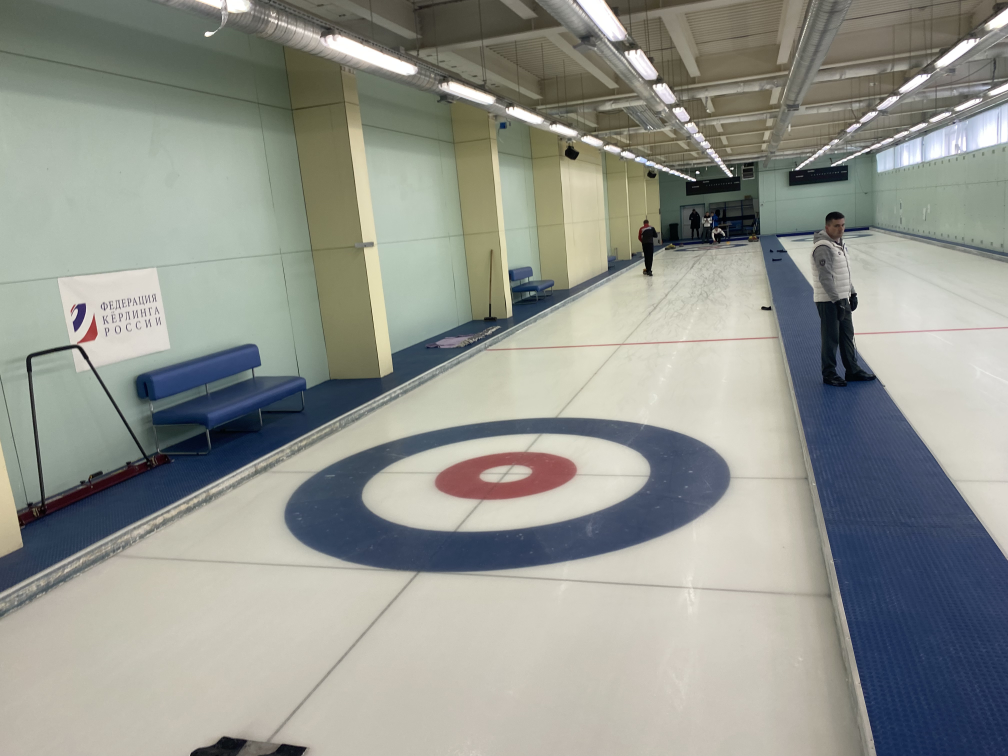
#> input picture data/Curling_keypoints_data/images/IMG_1867.jpg, 4032 x 3024 px, given in place of example_4.mp4, which was not available (shown at 1/4 size)
$ jupyter execute --allow-errors SAM2_testing.ipynb   (text cells are left out)
#> lines starting #> are read from the running program, lines starting #| are printed output that depends on the picture
[cell 1]
video_path = '/Users/glytov_ivan/Documents/Curling_project/curling_analytics/data/videos/example_4.mp4'

# Prefer the checkpoint at project root if present, else fallback to models/SAM2
base_sam2_weights_path = '/Users/glytov_ivan/Documents/Curling_project/curling_analytics/models/SAM2/weigths/sam2_b.pt'

[cell 2]
# Optional installs (uncomment if missing). Avoid running during automated scripts.
# %pip install --quiet ultralytics opencv-python numpy

import os
import cv2
import numpy as np
from ultralytics import SAM

print('OpenCV:', cv2.__version__)
print('NumPy:', np.__version__)
try:
    import ultralytics
    print('Ultralytics:', ultralytics.__version__)
except Exception as e:
    print('Ultralytics import failed:', e)

[cell 3]
def load_sam_model(weights_path: str) -> SAM:
    if not os.path.exists(weights_path):
        raise FileNotFoundError(f'Weights not found: {weights_path}')
    # ultralytics.SAM wraps SAM models; select 'sam2_b' architecture via weights name
    model = SAM(model=weights_path)
    return model

#> (the rest of this cell did not finish here and is left out)

[cell 4]
# Configuration for detection/segmentation
output_video_path = '/Users/glytov_ivan/Documents/Curling_project/outputs/output_birdseye_sam2.mp4'

# HoughCircles parameters to propose point prompts for SAM2
hough_dp = 1.2
hough_minDist = 40
hough_param1 = 120
hough_param2 = 24
hough_minRadius = 8
hough_maxRadius = 60

# Post-filtering thresholds
min_mask_area = 150
max_mask_area = 20000
min_circularity = 0.55  # 1.0 is a perfect circle

alpha_mask_overlay = 0.35  # mask transparency

os.makedirs(os.path.dirname(output_video_path), exist_ok=True)
print('Output path:', output_video_path)

[cell 5]
def propose_point_prompts_bgr(frame_bgr: np.ndarray):
    gray = cv2.cvtColor(frame_bgr, cv2.COLOR_BGR2GRAY)
    gray = cv2.GaussianBlur(gray, (5, 5), 1.2)
    circles = cv2.HoughCircles(
        gray, cv2.HOUGH_GRADIENT, dp=hough_dp, minDist=hough_minDist,
        param1=hough_param1, param2=hough_param2,
        minRadius=hough_minRadius, maxRadius=hough_maxRadius
    )
    prompts = []
    if circles is not None:
        circles = np.uint16(np.around(circles))
        for c in circles[0, :]:
            cx, cy, r = int(c[0]), int(c[1]), int(c[2])
            prompts.append((cx, cy, r))
    return prompts


# [41 lines left out: functions mask_circularity, filter_stone_masks, draw_masks_and_centers, not called in this run]

[cell 6]
# [20 lines left out: function sam2_segment_from_points, not called in this run]

[cell 7]
# Quick sanity check on one frame
cap = cv2.VideoCapture(video_path)
assert cap.isOpened(), f'Cannot open video: {video_path}'
ok, frame = cap.read()
#> frame is the input picture: shape (3024, 4032, 3); mean B, G, R 142.4, 149.3, 146.6
cap.release()
print('First frame read:', ok, 'shape:' if ok else '')
#| First frame read: True shape:

#> (the rest of this cell did not finish here and is left out)

#> in propose_point_prompts_bgr, `gray = cv2.cvtColor(frame_bgr, cv2.COLOR_BGR2GRAY)`:
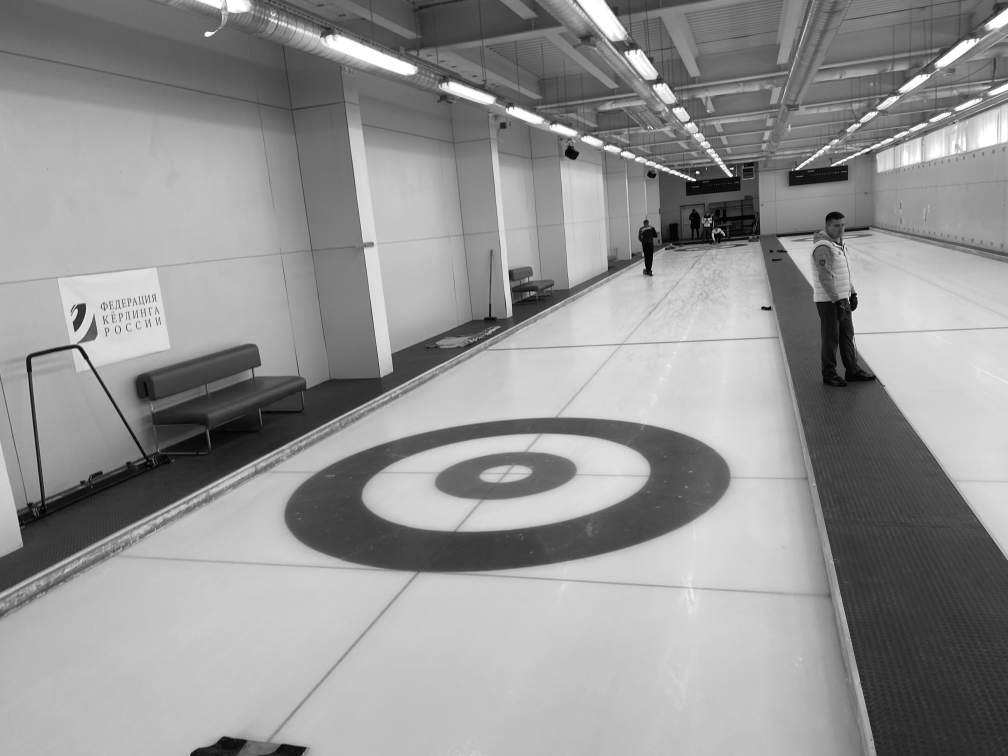
#> gray: shape (3024, 4032) (shown at 1/4 size); min 0, max 255, mean 147.7
#> in propose_point_prompts_bgr, `circles = cv2.HoughCircles( gray, cv2.HOUGH_GRADIENT, dp=hough_dp, min..`: circles = 152 rows, first 8: [3292.2, 1020.6, 41.12], [2832.6, 940.2, 59.24], [508.2, 1264.2, 57.92], [2704.2, 623.4, 59.24], [3433.8, 556.2, 59.24], [2892.6, 936.6, 45.92], [3903, 385.8, 59.24], [3540.6, 623.4, 59.24]
#> in propose_point_prompts_bgr, `circles = np.uint16(np.around(circles))`: circles = 152 rows, first 8: [3292, 1021, 41], [2833, 940, 59], [508, 1264, 58], [2704, 623, 59], [3434, 556, 59], [2893, 937, 46], [3903, 386, 59], [3541, 623, 59]
#> the loop in propose_point_prompts_bgr, `for c in circles[0, :]:` made 152 passes
#> after the loop in propose_point_prompts_bgr, `for c in circles[0, :]:`: prompts = 152 items, first 6: (3292, 1021, 41), (2833, 940, 59), (508, 1264, 58), (2704, 623, 59), (3434, 556, 59), (2893, 937, 46)
#> `pts = propose_point_prompts_bgr(frame)`: pts has the same summary as prompts in propose_point_prompts_bgr
#| Proposed 152 point prompts
    print(f'Proposed {len(pts)} point prompts')
    masks = sam2_segment_from_points(sam_model, frame, pts)
    stones = filter_stone_masks(masks)
    vis = draw_masks_and_centers(frame, stones)
    print(f'Candidate masks: {len(masks)}, stones: {len(stones)}')
    # Show with OpenCV window is not ideal in notebooks; encode to JPEG and show inline
    from IPython.display import display
    import PIL.Image as Image
    _, jpg = cv2.imencode('.jpg', vis)
    display(Image.fromarray(cv2.cvtColor(cv2.imdecode(jpg, 1), cv2.COLOR_BGR2RGB)))

[cell 8]
# Full video processing and save
cap = cv2.VideoCapture(video_path)
assert cap.isOpened(), f'Cannot open video: {video_path}'

fps = cap.get(cv2.CAP_PROP_FPS) or 25.0
width = int(cap.get(cv2.CAP_PROP_FRAME_WIDTH))
height = int(cap.get(cv2.CAP_PROP_FRAME_HEIGHT))
fourcc = cv2.VideoWriter_fourcc(*'mp4v')
writer = cv2.VideoWriter(output_video_path, fourcc, fps, (width, height))

frame_idx = 0

#> (the rest of this cell did not finish here and is left out)

#> in propose_point_prompts_bgr (call 2), `circles = cv2.HoughCircles( gray, cv2.HOUGH_GRADIENT, dp=hough_dp, min..`: circles = 152 rows, first 8: [3292.2, 1020.6, 41.12], [2832.6, 940.2, 59.24], [508.2, 1264.2, 57.92], [2704.2, 623.4, 59.24], [3433.8, 556.2, 59.24], [2892.6, 936.6, 45.92], [3903, 385.8, 59.24], [3540.6, 623.4, 59.24]
#> in propose_point_prompts_bgr (call 2), `circles = np.uint16(np.around(circles))`: circles = 152 rows, first 8: [3292, 1021, 41], [2833, 940, 59], [508, 1264, 58], [2704, 623, 59], [3434, 556, 59], [2893, 937, 46], [3903, 386, 59], [3541, 623, 59]
#> the loop in propose_point_prompts_bgr (call 2), `for c in circles[0, :]:` made 152 passes
        masks = sam2_segment_from_points(sam_model, frame, prompts)
        stones = filter_stone_masks(masks)
        vis = draw_masks_and_centers(frame, stones)
        writer.write(vis)
        frame_idx += 1
        if frame_idx % 50 == 0:
            print(f'Processed {frame_idx} frames, stones in last: {len(stones)}')
finally:
    cap.release()
    writer.release()

print('Saved:', output_video_path)


$ run again, on data/Curling_keypoints_data/images/IMG_1868.jpg
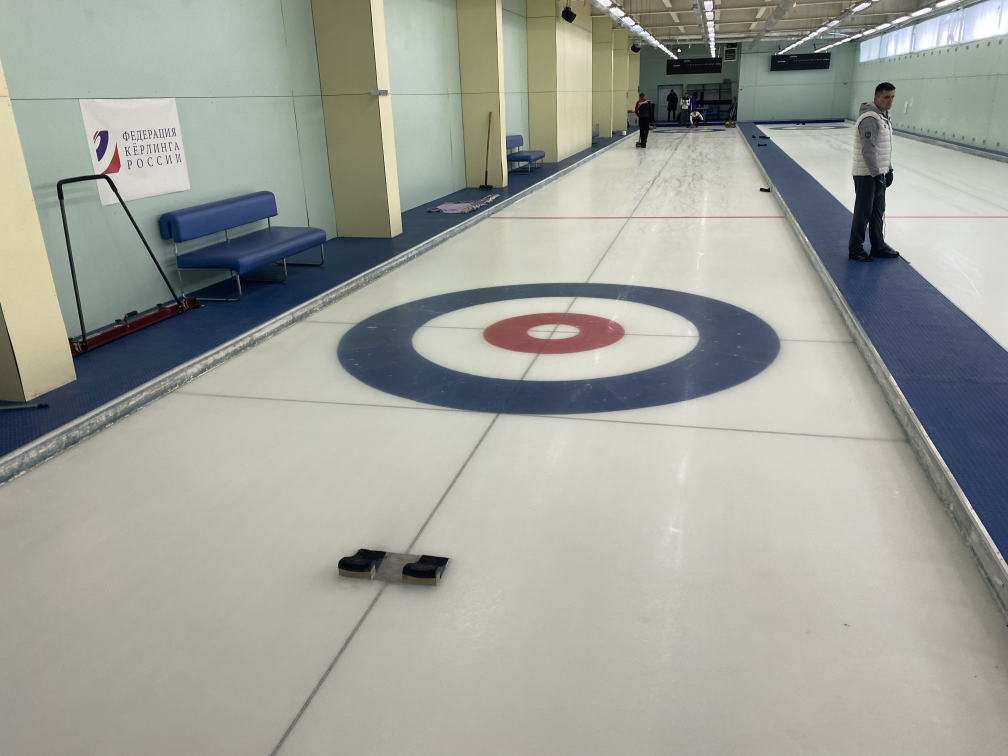
#> input picture data/Curling_keypoints_data/images/IMG_1868.jpg, 4032 x 3024 px, given in place of example_4.mp4, which was not available (shown at 1/4 size)
#> frame is the input picture: shape (3024, 4032, 3); mean B, G, R 154.3, 161.5, 159.1
#| First frame read: True shape:
#> in propose_point_prompts_bgr, `gray = cv2.cvtColor(frame_bgr, cv2.COLOR_BGR2GRAY)`:
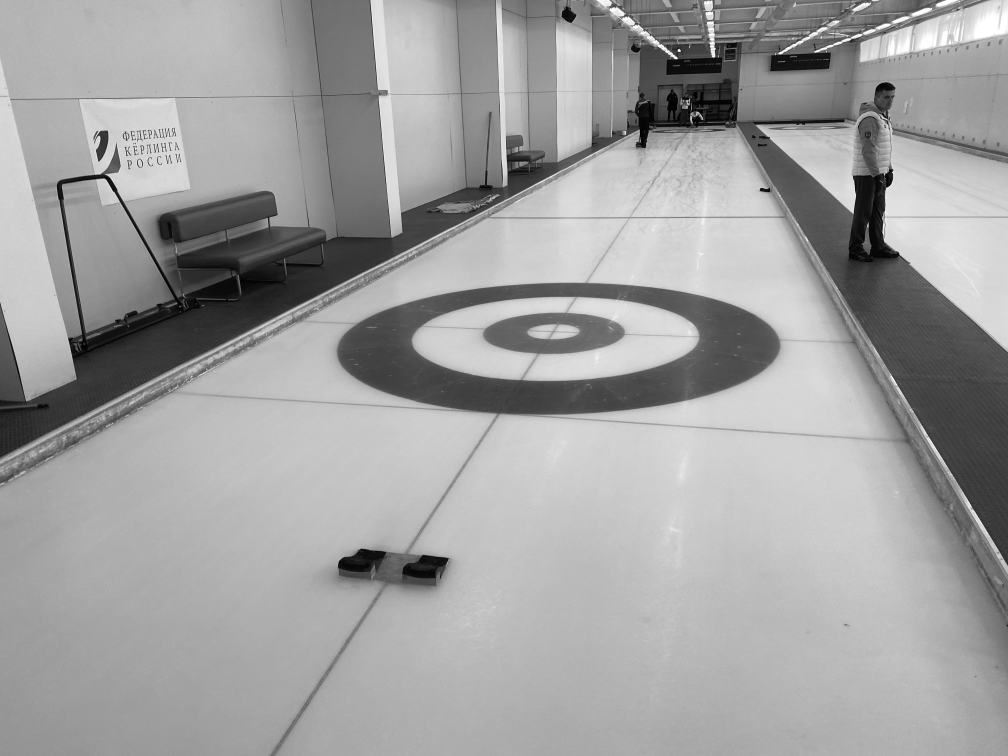
#> gray: shape (3024, 4032) (shown at 1/4 size); min 0, max 255, mean 160
#> in propose_point_prompts_bgr, `circles = cv2.HoughCircles( gray, cv2.HOUGH_GRADIENT, dp=hough_dp, min..`: circles = 189 rows, first 8: [2753.4, 472.2, 59.24], [3486.6, 520.2, 52.52], [565.8, 583.8, 59.24], [2914.2, 191.4, 52.64], [3408.6, 96.6, 57.92], [3537, 534.6, 59.24], [2712.6, 472.2, 59.24], [2501.4, 495, 57.92]
#> in propose_point_prompts_bgr, `circles = np.uint16(np.around(circles))`: circles = 189 rows, first 8: [2753, 472, 59], [3487, 520, 53], [566, 584, 59], [2914, 191, 53], [3409, 97, 58], [3537, 535, 59], [2713, 472, 59], [2501, 495, 58]
#> the loop in propose_point_prompts_bgr, `for c in circles[0, :]:` made 189 passes
#> after the loop in propose_point_prompts_bgr, `for c in circles[0, :]:`: prompts = 189 items, first 6: (2753, 472, 59), (3487, 520, 53), (566, 584, 59), (2914, 191, 53), (3409, 97, 58), (3537, 535, 59)
#> pts has the same summary as prompts in propose_point_prompts_bgr
#| Proposed 189 point prompts
#> in propose_point_prompts_bgr (call 2), `circles = cv2.HoughCircles( gray, cv2.HOUGH_GRADIENT, dp=hough_dp, min..`: circles = 189 rows, first 8: [2753.4, 472.2, 59.24], [3486.6, 520.2, 52.52], [565.8, 583.8, 59.24], [2914.2, 191.4, 52.64], [3408.6, 96.6, 57.92], [3537, 534.6, 59.24], [2712.6, 472.2, 59.24], [2501.4, 495, 57.92]
#> in propose_point_prompts_bgr (call 2), `circles = np.uint16(np.around(circles))`: circles = 189 rows, first 8: [2753, 472, 59], [3487, 520, 53], [566, 584, 59], [2914, 191, 53], [3409, 97, 58], [3537, 535, 59], [2713, 472, 59], [2501, 495, 58]
#> the loop in propose_point_prompts_bgr (call 2), `for c in circles[0, :]:` made 189 passes

$ run again, on data/Curling_keypoints_data/images/IMG_1869.jpg
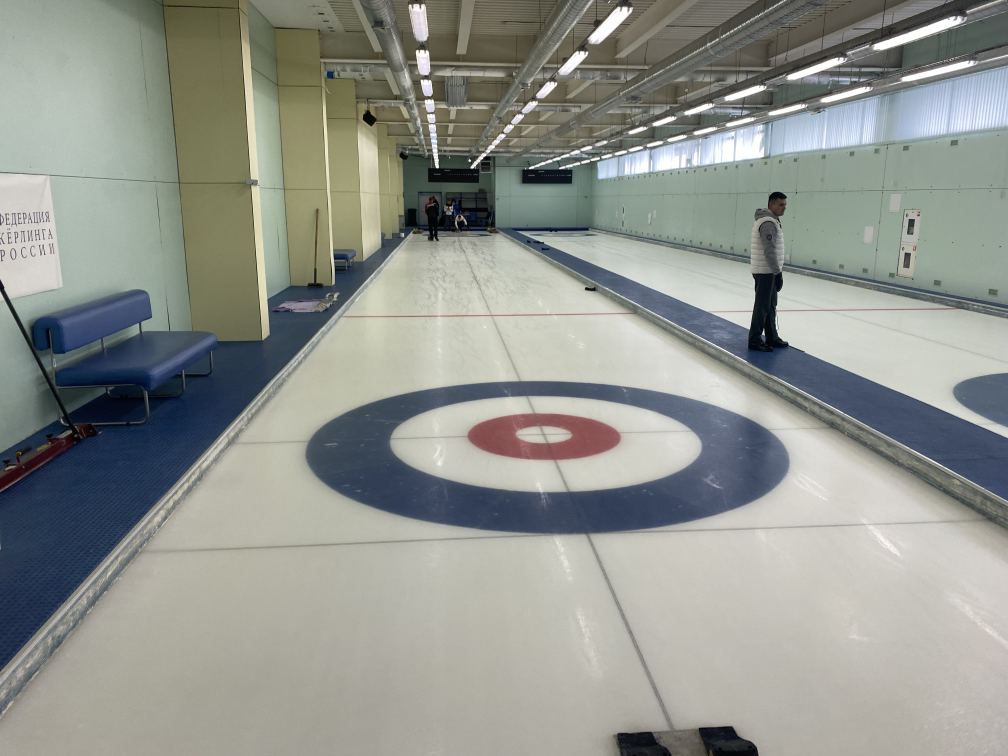
#> input picture data/Curling_keypoints_data/images/IMG_1869.jpg, 4032 x 3024 px, given in place of example_4.mp4, which was not available (shown at 1/4 size)
#> frame is the input picture: shape (3024, 4032, 3); mean B, G, R 142.2, 148.5, 145.3
#| First frame read: True shape:
#> in propose_point_prompts_bgr, `gray = cv2.cvtColor(frame_bgr, cv2.COLOR_BGR2GRAY)`:
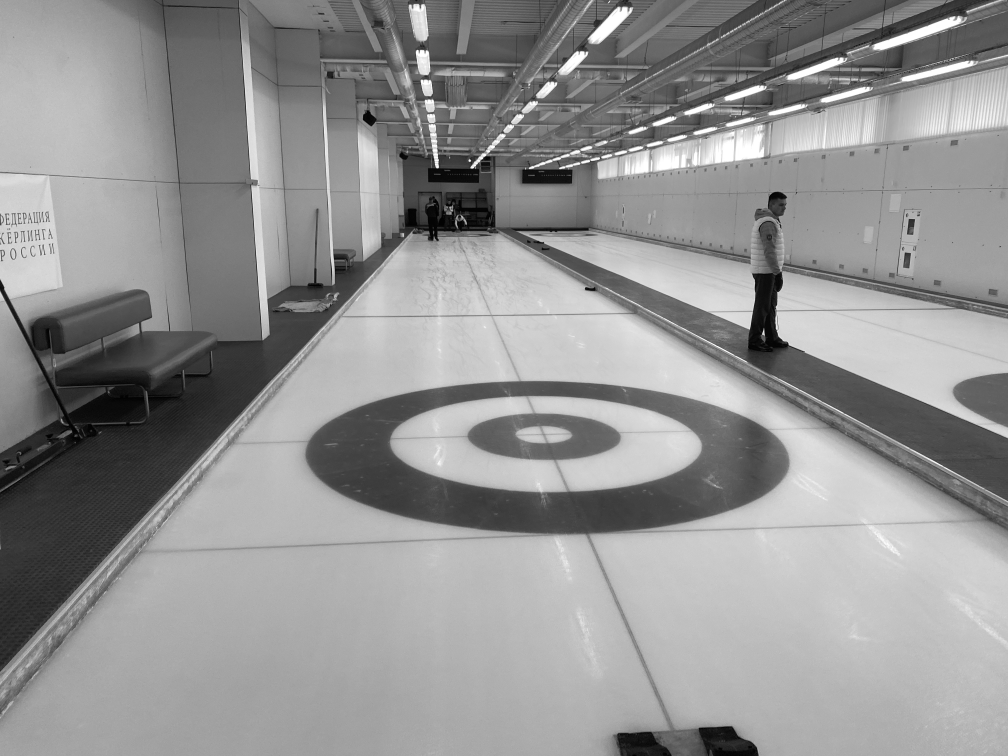
#> gray: shape (3024, 4032) (shown at 1/4 size); min 0, max 255, mean 146.8
#> in propose_point_prompts_bgr, `circles = cv2.HoughCircles( gray, cv2.HOUGH_GRADIENT, dp=hough_dp, min..`: circles = 267 rows, first 8: [3075, 923.4, 36.8], [2269.8, 611.4, 57.92], [1879.8, 888.6, 59.24], [2893.8, 294.6, 53.96], [2368.2, 592.2, 51.32], [3437.4, 550.2, 59.24], [1699.8, 541.8, 46.04], [1810.2, 909, 59.24]
#> in propose_point_prompts_bgr, `circles = np.uint16(np.around(circles))`: circles = 267 rows, first 8: [3075, 923, 37], [2270, 611, 58], [1880, 889, 59], [2894, 295, 54], [2368, 592, 51], [3437, 550, 59], [1700, 542, 46], [1810, 909, 59]
#> the loop in propose_point_prompts_bgr, `for c in circles[0, :]:` made 267 passes
#> after the loop in propose_point_prompts_bgr, `for c in circles[0, :]:`: prompts = 267 items, first 6: (3075, 923, 37), (2270, 611, 58), (1880, 889, 59), (2894, 295, 54), (2368, 592, 51), (3437, 550, 59)
#> pts has the same summary as prompts in propose_point_prompts_bgr
#| Proposed 267 point prompts
#> in propose_point_prompts_bgr (call 2), `circles = cv2.HoughCircles( gray, cv2.HOUGH_GRADIENT, dp=hough_dp, min..`: circles = 267 rows, first 8: [3075, 923.4, 36.8], [2269.8, 611.4, 57.92], [1879.8, 888.6, 59.24], [2893.8, 294.6, 53.96], [2368.2, 592.2, 51.32], [3437.4, 550.2, 59.24], [1699.8, 541.8, 46.04], [1810.2, 909, 59.24]
#> in propose_point_prompts_bgr (call 2), `circles = np.uint16(np.around(circles))`: circles = 267 rows, first 8: [3075, 923, 37], [2270, 611, 58], [1880, 889, 59], [2894, 295, 54], [2368, 592, 51], [3437, 550, 59], [1700, 542, 46], [1810, 909, 59]
#> the loop in propose_point_prompts_bgr (call 2), `for c in circles[0, :]:` made 267 passes

$ run again, on data/Curling_keypoints_data/images/IMG_1872.jpg
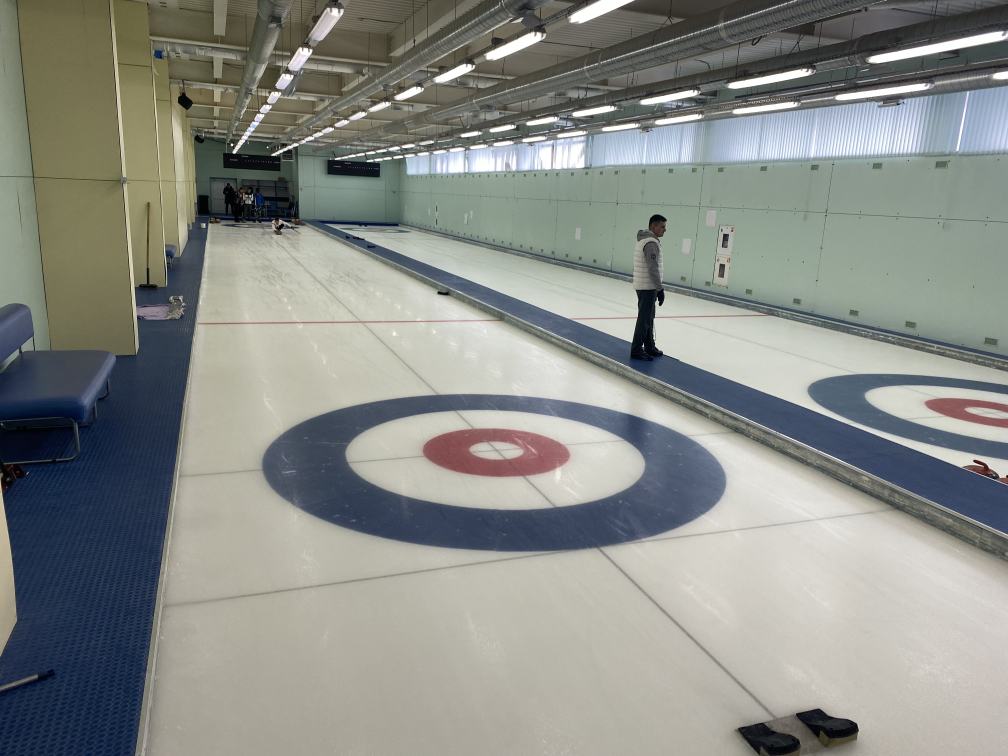
#> input picture data/Curling_keypoints_data/images/IMG_1872.jpg, 4032 x 3024 px, given in place of example_4.mp4, which was not available (shown at 1/4 size)
#> frame is the input picture: shape (3024, 4032, 3); mean B, G, R 135.8, 140.9, 138
#| First frame read: True shape:
#> in propose_point_prompts_bgr, `gray = cv2.cvtColor(frame_bgr, cv2.COLOR_BGR2GRAY)`:
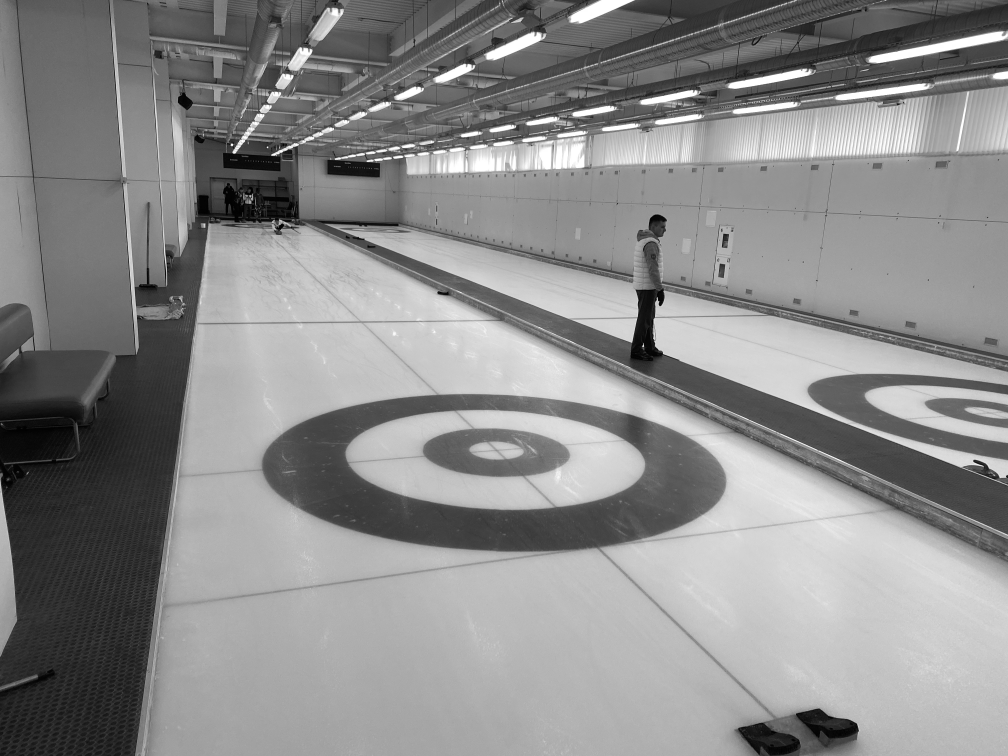
#> gray: shape (3024, 4032) (shown at 1/4 size); min 0, max 255, mean 139.4
#> in propose_point_prompts_bgr, `circles = cv2.HoughCircles( gray, cv2.HOUGH_GRADIENT, dp=hough_dp, min..`: circles = 357 rows, first 8: [2710.2, 556.2, 57.92], [2603.4, 581.4, 59.24], [2706.6, 509.4, 57.92], [2626.2, 531, 59.24], [2700.6, 601.8, 50], [2577, 622.2, 59.24], [1008.6, 853.8, 57.92], [3101.4, 583.8, 55.28]
#> in propose_point_prompts_bgr, `circles = np.uint16(np.around(circles))`: circles = 357 rows, first 8: [2710, 556, 58], [2603, 581, 59], [2707, 509, 58], [2626, 531, 59], [2701, 602, 50], [2577, 622, 59], [1009, 854, 58], [3101, 584, 55]
#> the loop in propose_point_prompts_bgr, `for c in circles[0, :]:` made 357 passes
#> after the loop in propose_point_prompts_bgr, `for c in circles[0, :]:`: prompts = 357 items, first 6: (2710, 556, 58), (2603, 581, 59), (2707, 509, 58), (2626, 531, 59), (2701, 602, 50), (2577, 622, 59)
#> pts has the same summary as prompts in propose_point_prompts_bgr
#| Proposed 357 point prompts
#> in propose_point_prompts_bgr (call 2), `circles = cv2.HoughCircles( gray, cv2.HOUGH_GRADIENT, dp=hough_dp, min..`: circles = 357 rows, first 8: [2710.2, 556.2, 57.92], [2603.4, 581.4, 59.24], [2706.6, 509.4, 57.92], [2626.2, 531, 59.24], [2700.6, 601.8, 50], [2577, 622.2, 59.24], [1008.6, 853.8, 57.92], [3101.4, 583.8, 55.28]
#> in propose_point_prompts_bgr (call 2), `circles = np.uint16(np.around(circles))`: circles = 357 rows, first 8: [2710, 556, 58], [2603, 581, 59], [2707, 509, 58], [2626, 531, 59], [2701, 602, 50], [2577, 622, 59], [1009, 854, 58], [3101, 584, 55]
#> the loop in propose_point_prompts_bgr (call 2), `for c in circles[0, :]:` made 357 passes
